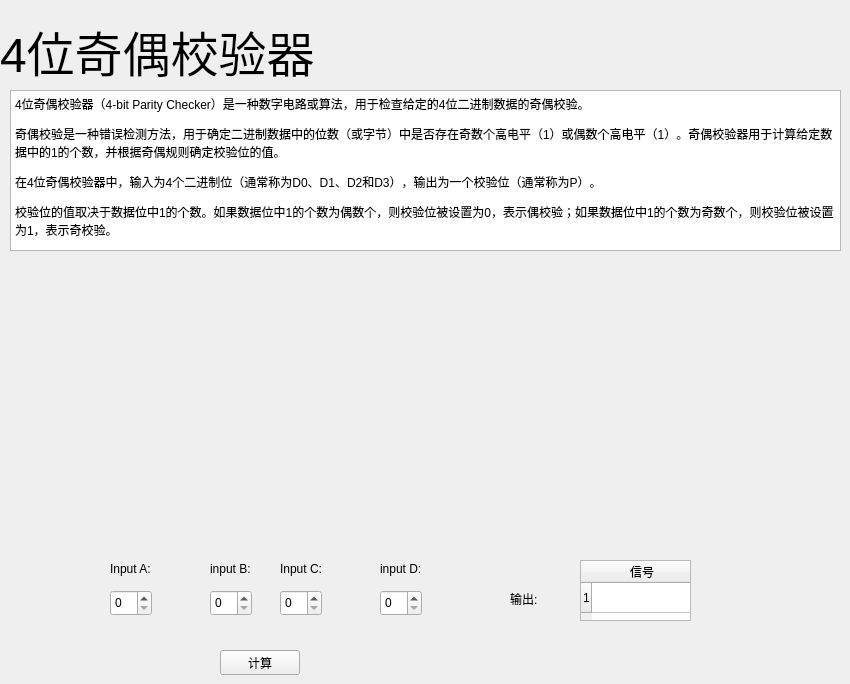
        <widget class="QWidget" name="page_9">
         <widget class="QLabel" name="label_9">
          <property name="geometry">
           <rect>
            <x>0</x>
            <y>0</y>
            <width>321</width>
            <height>101</height>
           </rect>
          </property>
          <property name="font">
           <font>
            <pointsize>36</pointsize>
           </font>
          </property>
          <property name="text">
           <string>4位奇偶校验器</string>
          </property>
         </widget>
         <widget class="QTextBrowser" name="textBrowser_9">
          <property name="geometry">
           <rect>
            <x>10</x>
            <y>90</y>
            <width>831</width>
            <height>161</height>
           </rect>
          </property>
          <property name="html">
           <string>&lt;!DOCTYPE HTML PUBLIC &quot;-//W3C//DTD HTML 4.0//EN&quot; &quot;http://www.w3.org/TR/REC-html40/strict.dtd&quot;&gt;
&lt;html&gt;&lt;head&gt;&lt;meta name=&quot;qrichtext&quot; content=&quot;1&quot; /&gt;&lt;style type=&quot;text/css&quot;&gt;
p, li { white-space: pre-wrap; }
&lt;/style&gt;&lt;/head&gt;&lt;body style=&quot; font-family:'Sans Serif'; font-size:9pt; font-weight:400; font-style:normal;&quot;&gt;
&lt;p style=&quot; margin-top:12px; margin-bottom:12px; margin-left:0px; margin-right:0px; -qt-block-indent:0; text-indent:0px;&quot;&gt;4位奇偶校验器（4-bit Parity Checker）是一种数字电路或算法，用于检查给定的4位二进制数据的奇偶校验。&lt;/p&gt;
&lt;p style=&quot; margin-top:12px; margin-bottom:12px; margin-left:0px; margin-right:0px; -qt-block-indent:0; text-indent:0px;&quot;&gt;奇偶校验是一种错误检测方法，用于确定二进制数据中的位数（或字节）中是否存在奇数个高电平（1）或偶数个高电平（1）。奇偶校验器用于计算给定数据中的1的个数，并根据奇偶规则确定校验位的值。&lt;/p&gt;
&lt;p style=&quot; margin-top:12px; margin-bottom:12px; margin-left:0px; margin-right:0px; -qt-block-indent:0; text-indent:0px;&quot;&gt;在4位奇偶校验器中，输入为4个二进制位（通常称为D0、D1、D2和D3），输出为一个校验位（通常称为P）。&lt;/p&gt;
&lt;p style=&quot; margin-top:12px; margin-bottom:12px; margin-left:0px; margin-right:0px; -qt-block-indent:0; text-indent:0px;&quot;&gt;校验位的值取决于数据位中1的个数。如果数据位中1的个数为偶数个，则校验位被设置为0，表示偶校验；如果数据位中1的个数为奇数个，则校验位被设置为1，表示奇校验。&lt;/p&gt;&lt;/body&gt;&lt;/html&gt;</string>
          </property>
         </widget>
         <widget class="QLabel" name="label_48">
          <property name="geometry">
           <rect>
            <x>110</x>
            <y>560</y>
            <width>54</width>
            <height>17</height>
           </rect>
          </property>
          <property name="text">
           <string>Input A:</string>
          </property>
         </widget>
         <widget class="QLabel" name="label_49">
          <property name="geometry">
           <rect>
            <x>210</x>
            <y>560</y>
            <width>54</width>
            <height>17</height>
           </rect>
          </property>
          <property name="text">
           <string>input B:</string>
          </property>
         </widget>
         <widget class="QSpinBox" name="spinBox_19">
          <property name="geometry">
           <rect>
            <x>110</x>
            <y>590</y>
            <width>42</width>
            <height>26</height>
           </rect>
          </property>
         </widget>
         <widget class="QLabel" name="label_50">
          <property name="geometry">
           <rect>
            <x>510</x>
            <y>590</y>
            <width>54</width>
            <height>17</height>
           </rect>
          </property>
          <property name="text">
           <string>输出:</string>
          </property>
         </widget>
         <widget class="QTableWidget" name="table_full_add_10">
          <property name="geometry">
           <rect>
            <x>580</x>
            <y>560</y>
            <width>111</width>
            <height>61</height>
           </rect>
          </property>
          <property name="rowCount">
           <number>1</number>
          </property>
          <property name="columnCount">
           <number>1</number>
          </property>
          <row/>
          <column>
           <property name="text">
            <string>信号</string>
           </property>
          </column>
         </widget>
         <widget class="QPushButton" name="pushButton_10">
          <property name="geometry">
           <rect>
            <x>220</x>
            <y>650</y>
            <width>80</width>
            <height>25</height>
           </rect>
          </property>
          <property name="text">
           <string>计算</string>
          </property>
         </widget>
         <widget class="QSpinBox" name="spinBox_20">
          <property name="geometry">
           <rect>
            <x>210</x>
            <y>590</y>
            <width>42</width>
            <height>26</height>
           </rect>
          </property>
         </widget>
         <widget class="QSpinBox" name="spinBox_90">
          <property name="geometry">
           <rect>
            <x>280</x>
            <y>590</y>
            <width>42</width>
            <height>26</height>
           </rect>
          </property>
         </widget>
         <widget class="QLabel" name="label_177">
          <property name="geometry">
           <rect>
            <x>280</x>
            <y>560</y>
            <width>54</width>
            <height>17</height>
           </rect>
          </property>
          <property name="text">
           <string>Input C:</string>
          </property>
         </widget>
         <widget class="QSpinBox" name="spinBox_91">
          <property name="geometry">
           <rect>
            <x>380</x>
            <y>590</y>
            <width>42</width>
            <height>26</height>
           </rect>
          </property>
         </widget>
         <widget class="QLabel" name="label_178">
          <property name="geometry">
           <rect>
            <x>380</x>
            <y>560</y>
            <width>54</width>
            <height>17</height>
           </rect>
          </property>
          <property name="text">
           <string>input D:</string>
          </property>
         </widget>
        </widget>
